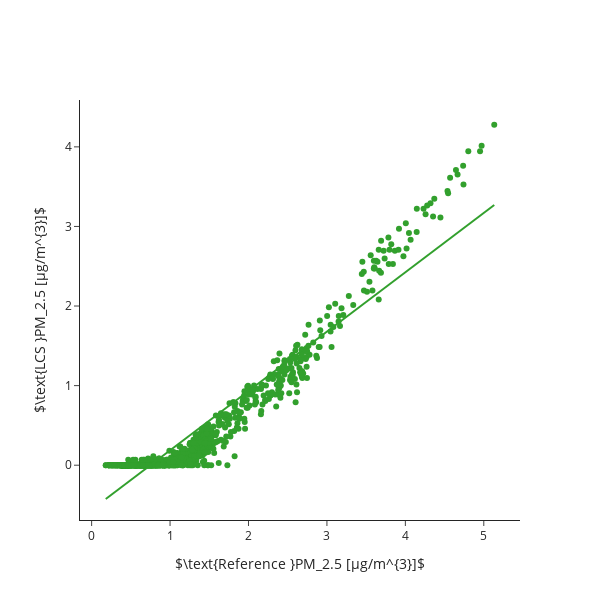

Source (notebook cell):
### Code cell
fig = go.Figure()

fig.add_trace(go.Scatter(
    x=data["PM25_modpm"], 
    y=data["PM25_neph"], 
    mode = 'markers',
    marker_color = 'rgb(50, 160, 45)', 
    showlegend=False))

fig.add_trace(go.Scatter(
    x= x_modpm_pm25,
    y= y_neph_pm25,
    mode = 'lines',
    marker_color = 'rgb(50, 160, 45)',
    showlegend=False))
              
fig.update_layout(
    autosize=False,
    width=600, height=600,
    xaxis=dict(title_text="$\\text{Reference }PM_2.5 [μg/m^{3}]$"),
    yaxis=dict(title_text="$\\text{LCS }PM_2.5 [μg/m^{3}]$")
) 

fig.layout.template = 'simple_white'

fig.show()

### Figure 1 — Plotly figure (JSON) as saved in the notebook; plotly's stock layout.template omitted (floating-point values rounded to 4 significant figures; data arrays with more than 128 entries replaced by an {"elided": "..."} marker saying what was removed)
{"data": [{"marker": {"color": "rgb(50, 160, 45)"}, "mode": "markers", "showlegend": false, "type": "scatter", "x": {"elided": "982 float values"}, "y": {"elided": "982 float values"}}, {"marker": {"color": "rgb(50, 160, 45)"}, "mode": "lines", "showlegend": false, "type": "scatter", "x": [0.1801, 5.133], "y": [-0.4246, 3.27]}], "layout": {"autosize": false, "height": 600, "width": 600, "xaxis": {"title": {"text": "$\\text{Reference }PM_2.5 [μg/m^{3}]$"}}, "yaxis": {"title": {"text": "$\\text{LCS }PM_2.5 [μg/m^{3}]$"}}}}
